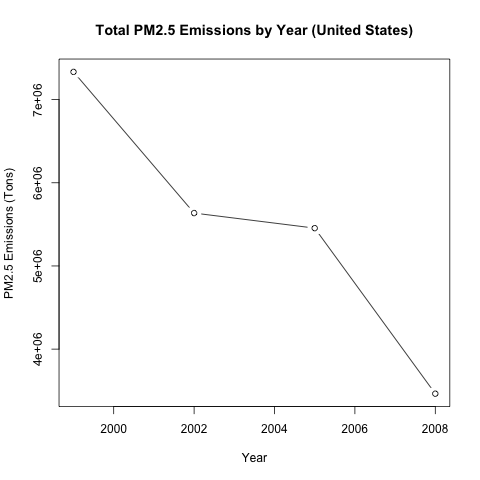

Write the R code that produced this figure.
# Author: Peter W Setter
# Purpose: Create a graph of the total PM2.5 emissions by year using base plotting system
# Inputs: nei (data frame of National Emission Inventory Data)
# Output: png file of graph

# dplyr for data manipulation
library(dplyr)

# Load data
source('obtaindata.R')

# Summarise the total amount of PM2.5 by year
total.by.year <- nei %>%
                group_by(year) %>%
                summarize(total.emissions = sum(Emissions))

# Create plot as a png file
png(filename = 'plot1.png')
plot(x = total.by.year$year, y = total.by.year$total.emissions,
     type = 'b',
     main = 'Total PM2.5 Emissions by Year (United States)',
     xlab = 'Year',
     ylab = 'PM2.5 Emissions (Tons)')
dev.off()